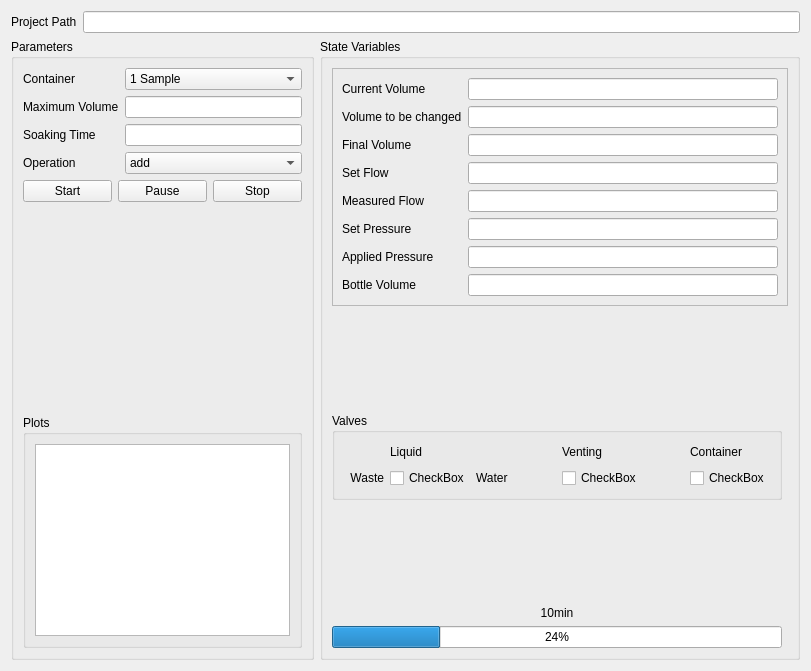
<?xml version="1.0" encoding="UTF-8"?>
<ui version="4.0">
 <class>Form</class>
 <widget class="QWidget" name="Form">
  <property name="geometry">
   <rect>
    <x>0</x>
    <y>0</y>
    <width>811</width>
    <height>671</height>
   </rect>
  </property>
  <property name="windowTitle">
   <string>Form</string>
  </property>
  <layout class="QVBoxLayout" name="verticalLayout_4">
   <item>
    <layout class="QFormLayout" name="formLayout_2">
     <item row="0" column="0">
      <widget class="QLabel" name="label_4">
       <property name="text">
        <string>Project Path</string>
       </property>
       <property name="buddy">
        <cstring>projectPathLineEdit</cstring>
       </property>
      </widget>
     </item>
     <item row="0" column="1">
      <widget class="QLineEdit" name="projectPathLineEdit">
       <property name="readOnly">
        <bool>true</bool>
       </property>
      </widget>
     </item>
    </layout>
   </item>
   <item>
    <layout class="QHBoxLayout" name="horizontalLayout_2">
     <item>
      <widget class="QGroupBox" name="groupBox">
       <property name="title">
        <string>Parameters</string>
       </property>
       <layout class="QVBoxLayout" name="verticalLayout_3">
        <item>
         <layout class="QFormLayout" name="formLayout">
          <item row="1" column="0">
           <widget class="QLabel" name="label">
            <property name="text">
             <string>Maximum Volume</string>
            </property>
            <property name="buddy">
             <cstring>lineEdit</cstring>
            </property>
           </widget>
          </item>
          <item row="1" column="1">
           <widget class="QLineEdit" name="lineEdit">
            <property name="readOnly">
             <bool>true</bool>
            </property>
           </widget>
          </item>
          <item row="2" column="0">
           <widget class="QLabel" name="label_2">
            <property name="text">
             <string>Soaking Time</string>
            </property>
            <property name="buddy">
             <cstring>lineEdit_2</cstring>
            </property>
           </widget>
          </item>
          <item row="2" column="1">
           <widget class="QLineEdit" name="lineEdit_2">
            <property name="readOnly">
             <bool>false</bool>
            </property>
           </widget>
          </item>
          <item row="3" column="0">
           <widget class="QLabel" name="label_3">
            <property name="text">
             <string>Operation</string>
            </property>
           </widget>
          </item>
          <item row="0" column="1">
           <widget class="QComboBox" name="comboBox">
            <item>
             <property name="text">
              <string>1 Sample</string>
             </property>
            </item>
            <item>
             <property name="text">
              <string>5 Samples</string>
             </property>
            </item>
            <item>
             <property name="text">
              <string>10 Samples</string>
             </property>
            </item>
           </widget>
          </item>
          <item row="0" column="0">
           <widget class="QLabel" name="label_8">
            <property name="text">
             <string>Container</string>
            </property>
           </widget>
          </item>
          <item row="3" column="1">
           <widget class="QComboBox" name="comboBox_2">
            <item>
             <property name="text">
              <string>add</string>
             </property>
            </item>
            <item>
             <property name="text">
              <string>remove</string>
             </property>
            </item>
            <item>
             <property name="text">
              <string>fill</string>
             </property>
            </item>
            <item>
             <property name="text">
              <string>empty</string>
             </property>
            </item>
            <item>
             <property name="text">
              <string>automatic</string>
             </property>
            </item>
           </widget>
          </item>
         </layout>
        </item>
        <item>
         <layout class="QHBoxLayout" name="horizontalLayout_4">
          <item>
           <widget class="QPushButton" name="pushButton">
            <property name="text">
             <string>Start</string>
            </property>
           </widget>
          </item>
          <item>
           <widget class="QPushButton" name="pushButton_2">
            <property name="text">
             <string>Pause</string>
            </property>
           </widget>
          </item>
          <item>
           <widget class="QPushButton" name="pushButton_3">
            <property name="text">
             <string>Stop</string>
            </property>
           </widget>
          </item>
         </layout>
        </item>
        <item>
         <spacer name="verticalSpacer">
          <property name="orientation">
           <enum>Qt::Vertical</enum>
          </property>
          <property name="sizeHint" stdset="0">
           <size>
            <width>20</width>
            <height>40</height>
           </size>
          </property>
         </spacer>
        </item>
        <item>
         <widget class="QGroupBox" name="groupBox_4">
          <property name="title">
           <string>Plots</string>
          </property>
          <layout class="QVBoxLayout" name="verticalLayout_2">
           <item>
            <widget class="QGraphicsView" name="graphicsView"/>
           </item>
          </layout>
         </widget>
        </item>
       </layout>
      </widget>
     </item>
     <item>
      <widget class="QGroupBox" name="groupBox_2">
       <property name="title">
        <string>State Variables</string>
       </property>
       <layout class="QGridLayout" name="gridLayout_2">
        <item row="4" column="0">
         <spacer name="verticalSpacer_2">
          <property name="orientation">
           <enum>Qt::Vertical</enum>
          </property>
          <property name="sizeHint" stdset="0">
           <size>
            <width>48</width>
            <height>1</height>
           </size>
          </property>
         </spacer>
        </item>
        <item row="1" column="0">
         <spacer name="verticalSpacer_4">
          <property name="orientation">
           <enum>Qt::Vertical</enum>
          </property>
          <property name="sizeHint" stdset="0">
           <size>
            <width>20</width>
            <height>40</height>
           </size>
          </property>
         </spacer>
        </item>
        <item row="0" column="0" colspan="2">
         <widget class="QFrame" name="frame_2">
          <property name="frameShape">
           <enum>QFrame::StyledPanel</enum>
          </property>
          <property name="frameShadow">
           <enum>QFrame::Raised</enum>
          </property>
          <layout class="QFormLayout" name="formLayout_3">
           <item row="0" column="0">
            <widget class="QLabel" name="label_17">
             <property name="text">
              <string>Current Volume</string>
             </property>
             <property name="buddy">
              <cstring>lineEdit</cstring>
             </property>
            </widget>
           </item>
           <item row="0" column="1">
            <widget class="QLineEdit" name="lineEdit_8">
             <property name="readOnly">
              <bool>true</bool>
             </property>
            </widget>
           </item>
           <item row="1" column="0">
            <widget class="QLabel" name="label_5">
             <property name="text">
              <string>Volume to be changed</string>
             </property>
             <property name="buddy">
              <cstring>lineEdit</cstring>
             </property>
            </widget>
           </item>
           <item row="1" column="1">
            <widget class="QLineEdit" name="lineEdit_5">
             <property name="readOnly">
              <bool>true</bool>
             </property>
            </widget>
           </item>
           <item row="2" column="0">
            <widget class="QLabel" name="label_6">
             <property name="text">
              <string>Final Volume </string>
             </property>
             <property name="buddy">
              <cstring>lineEdit_2</cstring>
             </property>
            </widget>
           </item>
           <item row="2" column="1">
            <widget class="QLineEdit" name="lineEdit_6">
             <property name="readOnly">
              <bool>true</bool>
             </property>
            </widget>
           </item>
           <item row="3" column="0">
            <widget class="QLabel" name="label_7">
             <property name="text">
              <string>Set Flow</string>
             </property>
            </widget>
           </item>
           <item row="3" column="1">
            <widget class="QLineEdit" name="lineEdit_7">
             <property name="readOnly">
              <bool>true</bool>
             </property>
            </widget>
           </item>
           <item row="4" column="0">
            <widget class="QLabel" name="label_13">
             <property name="text">
              <string>Measured Flow</string>
             </property>
             <property name="buddy">
              <cstring>lineEdit_2</cstring>
             </property>
            </widget>
           </item>
           <item row="4" column="1">
            <widget class="QLineEdit" name="lineEdit_13">
             <property name="readOnly">
              <bool>true</bool>
             </property>
            </widget>
           </item>
           <item row="5" column="0">
            <widget class="QLabel" name="label_12">
             <property name="text">
              <string>Set Pressure</string>
             </property>
            </widget>
           </item>
           <item row="5" column="1">
            <widget class="QLineEdit" name="lineEdit_12">
             <property name="readOnly">
              <bool>true</bool>
             </property>
            </widget>
           </item>
           <item row="6" column="0">
            <widget class="QLabel" name="label_11">
             <property name="text">
              <string>Applied Pressure</string>
             </property>
             <property name="buddy">
              <cstring>lineEdit</cstring>
             </property>
            </widget>
           </item>
           <item row="6" column="1">
            <widget class="QLineEdit" name="lineEdit_11">
             <property name="readOnly">
              <bool>true</bool>
             </property>
            </widget>
           </item>
           <item row="7" column="0">
            <widget class="QLabel" name="label_18">
             <property name="text">
              <string>Bottle Volume</string>
             </property>
             <property name="buddy">
              <cstring>lineEdit</cstring>
             </property>
            </widget>
           </item>
           <item row="7" column="1">
            <widget class="QLineEdit" name="lineEdit_14">
             <property name="readOnly">
              <bool>true</bool>
             </property>
            </widget>
           </item>
          </layout>
         </widget>
        </item>
        <item row="3" column="0">
         <widget class="QGroupBox" name="groupBox_3">
          <property name="title">
           <string>Valves</string>
          </property>
          <layout class="QGridLayout" name="gridLayout">
           <item row="0" column="2">
            <spacer name="horizontalSpacer_6">
             <property name="orientation">
              <enum>Qt::Horizontal</enum>
             </property>
             <property name="sizeHint" stdset="0">
              <size>
               <width>40</width>
               <height>20</height>
              </size>
             </property>
            </spacer>
           </item>
           <item row="1" column="7">
            <widget class="ToggleSwitch" name="toggleSwitch_3">
             <property name="text">
              <string>CheckBox</string>
             </property>
            </widget>
           </item>
           <item row="0" column="1">
            <widget class="QLabel" name="label_9">
             <property name="text">
              <string>Liquid</string>
             </property>
            </widget>
           </item>
           <item row="1" column="2">
            <widget class="QLabel" name="label_14">
             <property name="text">
              <string>Water</string>
             </property>
            </widget>
           </item>
           <item row="1" column="1">
            <widget class="ToggleSwitch" name="toggleSwitch">
             <property name="text">
              <string>CheckBox</string>
             </property>
            </widget>
           </item>
           <item row="1" column="5">
            <widget class="ToggleSwitch" name="toggleSwitch_2">
             <property name="text">
              <string>CheckBox</string>
             </property>
            </widget>
           </item>
           <item row="0" column="5">
            <widget class="QLabel" name="label_15">
             <property name="text">
              <string>Venting</string>
             </property>
            </widget>
           </item>
           <item row="0" column="0">
            <spacer name="horizontalSpacer_5">
             <property name="orientation">
              <enum>Qt::Horizontal</enum>
             </property>
             <property name="sizeHint" stdset="0">
              <size>
               <width>40</width>
               <height>20</height>
              </size>
             </property>
            </spacer>
           </item>
           <item row="0" column="6">
            <spacer name="horizontalSpacer_2">
             <property name="orientation">
              <enum>Qt::Horizontal</enum>
             </property>
             <property name="sizeHint" stdset="0">
              <size>
               <width>42</width>
               <height>20</height>
              </size>
             </property>
            </spacer>
           </item>
           <item row="0" column="7">
            <widget class="QLabel" name="label_16">
             <property name="text">
              <string>Container</string>
             </property>
            </widget>
           </item>
           <item row="0" column="4">
            <spacer name="horizontalSpacer">
             <property name="orientation">
              <enum>Qt::Horizontal</enum>
             </property>
             <property name="sizeHint" stdset="0">
              <size>
               <width>40</width>
               <height>20</height>
              </size>
             </property>
            </spacer>
           </item>
           <item row="1" column="0">
            <widget class="QLabel" name="label_10">
             <property name="text">
              <string>Waste</string>
             </property>
             <property name="alignment">
              <set>Qt::AlignRight|Qt::AlignTrailing|Qt::AlignVCenter</set>
             </property>
            </widget>
           </item>
          </layout>
         </widget>
        </item>
        <item row="6" column="0">
         <widget class="QProgressBar" name="progressBar">
          <property name="value">
           <number>24</number>
          </property>
         </widget>
        </item>
        <item row="5" column="0">
         <widget class="QLabel" name="label_19">
          <property name="text">
           <string>10min</string>
          </property>
          <property name="alignment">
           <set>Qt::AlignCenter</set>
          </property>
         </widget>
        </item>
       </layout>
      </widget>
     </item>
    </layout>
   </item>
  </layout>
 </widget>
 <customwidgets>
  <customwidget>
   <class>ToggleSwitch</class>
   <extends>QCheckBox</extends>
   <header>toggleswitch.h</header>
  </customwidget>
 </customwidgets>
 <resources/>
 <connections/>
</ui>
